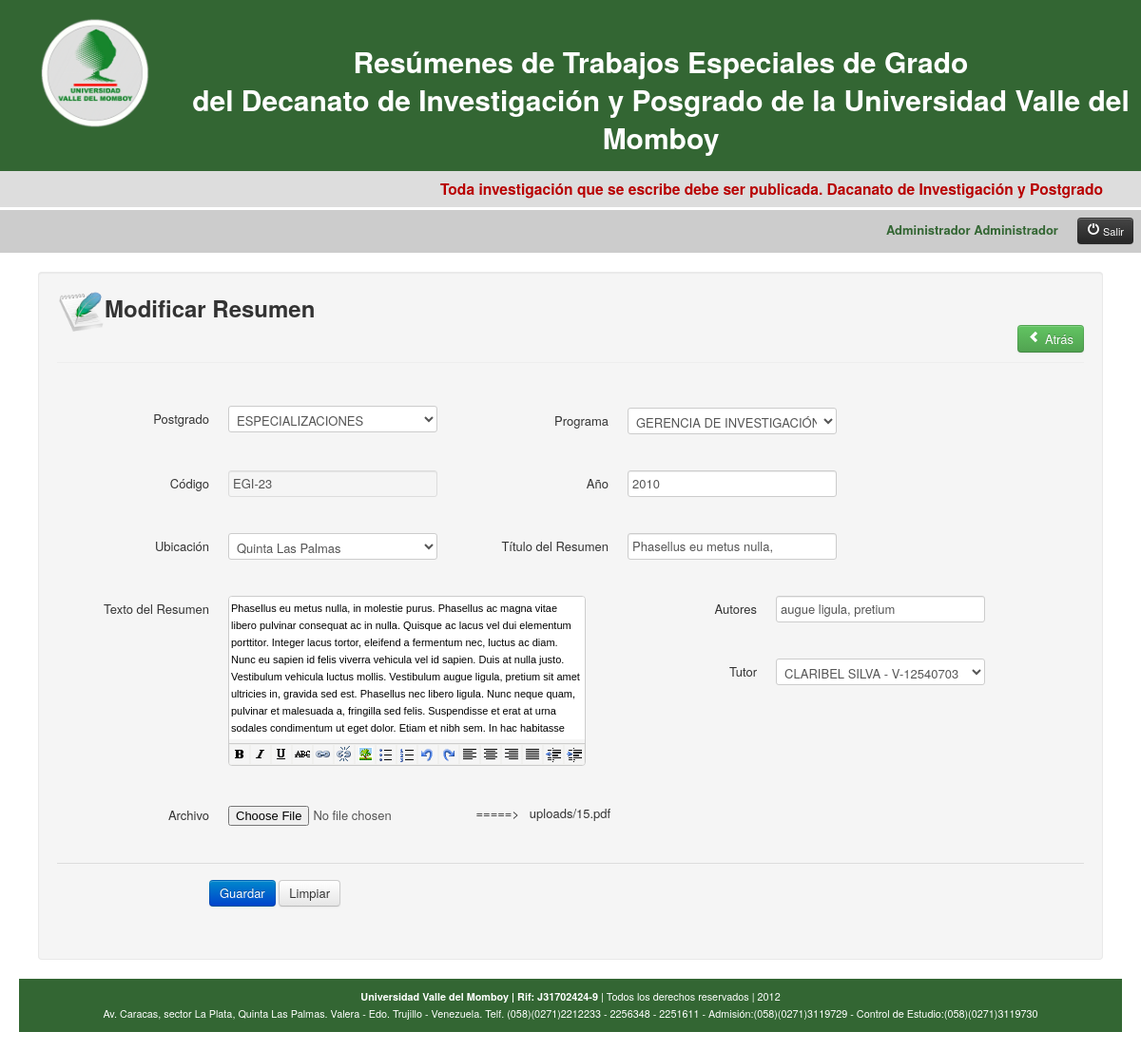
Page /resumen.php?p=mres&idResumen=24 (signed in) on the committed database.
### tables this page shows
CREATE TABLE IF NOT EXISTS `tblsubcategorias` (
  `idSubcategoria` int(11) NOT NULL AUTO_INCREMENT,
  `codigoSubcategoria` varchar(10) NOT NULL,
  `nombreSubcategoria` varchar(75) NOT NULL,
  `idCategoria` int(11) NOT NULL,
  `idArea` int(11) NOT NULL,
  PRIMARY KEY (`idSubcategoria`),
  KEY `idCategoria` (`idCategoria`),
  KEY `idArea` (`idArea`)
);

CREATE TABLE IF NOT EXISTS `tblcategoria` (
  `idCategoria` int(11) NOT NULL AUTO_INCREMENT,
  `codigoCategoria` varchar(10) NOT NULL,
  `nombreCategoria` varchar(75) NOT NULL,
  PRIMARY KEY (`idCategoria`)
);

CREATE TABLE IF NOT EXISTS `tblresumen` (
  `idResumen` int(11) NOT NULL AUTO_INCREMENT,
  `codigoResumen` varchar(10) NOT NULL,
  `anoResumen` varchar(12) NOT NULL,
  `idUbicacion` int(11) NOT NULL,
  `tituloResumen` varchar(255) NOT NULL,
  `textoResumen` text NOT NULL,
  `archivoResumen` varchar(100) NOT NULL,
  `autoresResumen` varchar(250) NOT NULL,
  `idCategoria` int(11) NOT NULL DEFAULT '1',
  `idSubcategoria` int(11) NOT NULL,
  `idTutor` int(11) NOT NULL,
  `fechaResumen` date NOT NULL,
  `idUsuario` int(11) NOT NULL,
  PRIMARY KEY (`idResumen`),
  KEY `idUbicacion` (`idUbicacion`,`idSubcategoria`,`idTutor`),
  KEY `idCategoria` (`idCategoria`),
  KEY `idUsuario` (`idUsuario`)
);

CREATE TABLE IF NOT EXISTS `tbltutores` (
  `idTutor` int(11) NOT NULL AUTO_INCREMENT,
  `cedulaTutor` varchar(12) NOT NULL,
  `nombreTutor` varchar(75) NOT NULL,
  `apellidoTutor` varchar(75) NOT NULL,
  `profesionTutor` varchar(75) NOT NULL,
  `postgradoTutor` varchar(100) DEFAULT NULL,
  `telfTutor` varchar(75) NOT NULL,
  `emailTutor` varchar(75) NOT NULL,
  `statusTutor` varchar(1) NOT NULL DEFAULT 'A',
  PRIMARY KEY (`idTutor`)
);

### mres.php (the view, shortened to what this page needs)
<?php require_once('Connections/bdresumen.php'); ?>
<?php
$editFormAction = $_SERVER['PHP_SELF'];
if (isset($_SERVER['QUERY_STRING'])) {
  $editFormAction .= "?" . htmlentities($_SERVER['QUERY_STRING']);
}
$query_resumenes = "SELECT * FROM tblresumen WHERE idResumen = '".$_GET['idResumen']."'";
$resumenes = mysql_query($query_resumenes, $bdresumen) or die(mysql_error());
$row_resumenes = mysql_fetch_assoc($resumenes);
$query_ubicaciones = "SELECT * FROM tblubicaciones";
$ubicaciones = mysql_query($query_ubicaciones, $bdresumen) or die(mysql_error());
$row_ubicaciones = mysql_fetch_assoc($ubicaciones);
$query_tutores = "SELECT * FROM tbltutores";
$tutores = mysql_query($query_tutores, $bdresumen) or die(mysql_error());
$row_tutores = mysql_fetch_assoc($tutores);
$query_subcategorias = "SELECT * FROM tblsubcategorias";
$subcategorias = mysql_query($query_subcategorias, $bdresumen) or die(mysql_error());
$row_subcategorias = mysql_fetch_assoc($subcategorias);
$query_categorias = "SELECT * FROM tblcategoria";
$categorias = mysql_query($query_categorias, $bdresumen) or die(mysql_error());
$row_categorias = mysql_fetch_assoc($categorias);
?>
<div style="margin:20px;">
<div class="container-fluid" style="margin:auto">
    <div class="row-fluid">
      <div class="span12">
        <div class="well">
        	<div class="row-fluid">
          		<img src="img/resumen.png" width="50" height="50"><h2>Modificar Resumen</h2>
           		<div class="atras"><button class="btn btn-success" onclick='window.location="resumen.php"'><i class="icon-chevron-left icon-white"></i>&nbsp;Atrás</button></div>
          	</div>
                <div class="row-fluid">
                    <form name="mres" id="mres" class="form-horizontal" action="<?php echo $editFormAction; ?>" method="POST" enctype="multipart/form-data">
                      <legend></legend>
                      <div class="control-group">
                  <label class="control-label" for="idCategoria">Postgrado</label>
                  <div class="controls">
                    <select id="idCategoria" name="idCategoria">
                      <?php
                      do {
                      ?>
                      <option value="<?php echo $row_categorias['idCategoria']?>"<?php if (!(strcmp($row_categorias['idCategoria'], $row_subcategorias['idCategoria']))) {echo "selected=\"selected\"";} ?>><?php echo $row_categorias['nombreCategoria']?></option>
                      <?php
                      } while ($row_categorias = mysql_fetch_assoc($categorias));
                      ?>
                    </select>
                  </div>
                </div>
                <div class="control-group">
                  <label class="control-label" for="idSubcategoria">Programa</label>
                  <div class="controls">
                  <select id="idSubcategoria" name="idSubcategoria">
                      <?php
                      do {
                      ?>
                      <option value="<?php echo $row_subcategorias['idSubcategoria']?>"<?php if (!(strcmp($row_subcategorias['idSubcategoria'], $row_resumenes['idSubcategoria']))) {echo "selected=\"selected\"";} ?>><?php echo $row_subcategorias['nombreSubcategoria']?></option>
                      <?php
                      } while ($row_subcategorias = mysql_fetch_assoc($subcategorias));
                      ?>
                    </select>
                  </div>
                </div>
                <div class="control-group">
                  <label class="control-label" for="codigoResumen">Código</label>
                  <div class="controls">
                    <input type="text" class="input" name="codigoResumen" id="codigoResumen" placeholder="Código del Resumen" value="<?php echo $row_resumenes['codigoResumen']; ?>" readonly>
                  </div>
                </div>
                <div class="control-group">
                  <label class="control-label" for="anoResumen">Año</label>
                  <div class="controls">
                    <input type="text" class="input" name="anoResumen" id="anoResumen" placeholder="Año del Resumen" value="<?php echo $row_resumenes['anoResumen']; ?>">
                  </div>
                </div>
                <div class="control-group">
                  <label class="control-label" for="idUbicacion">Ubicación</label>
                  <div class="controls">
                    <select id="idUbicacion" name="idUbicacion">
                      <?php
                      do {
                      ?>
                      <option value="<?php echo $row_ubicaciones['idUbicacion']?>"><?php echo $row_ubicaciones['nombreUbicacion']?></option>
                      <?php
                      } while ($row_ubicaciones = mysql_fetch_assoc($ubicaciones));
                      ?>
                    </select>
                  </div>
                </div>
                <div class="control-group">
                  <label class="control-label" for="tituloResumen">Título del Resumen</label>
                  <div class="controls">
                    <input type="text" class="input" name="tituloResumen" id="tituloResumen" placeholder="Título del Resumen" value="<?php echo $row_resumenes['tituloResumen']; ?>">
                  </div>
                </div>
                <div class="control-group">
                  <label class="control-label" for="textoResumen">Texto del Resumen</label>
                  <div class="controls">
                    <div>
                    </div>
                  </div>
                </div>
                <div class="control-group">
                  <label class="control-label" for="autoresResumen">Autores</label>
                  <div class="controls">
                    <input type="text" class="input" name="autoresResumen" id="autoresResumen" placeholder="Autores" value="<?php echo $row_resumenes['autoresResumen']; ?>">
                  </div>
                </div>
                <div class="control-group">
                  <label class="control-label" for="idTutor">Tutor</label>
                  <div class="controls">
                    <select id="idTutor" name="idTutor">
                      <?php
                      do {
                      ?>
                      <option value="<?php echo $row_tutores['idTutor']?>"<?php if (!(strcmp($row_tutores['idTutor'], $row_resumenes['idTutor']))) {echo "selected=\"selected\"";} ?>><?php echo $row_tutores['nombreTutor']?> <?php echo $row_tutores['apellidoTutor']?> - <?php echo $row_tutores['cedulaTutor']?></option>
                      <?php
                      } while ($row_tutores = mysql_fetch_assoc($tutores));
                      ?>
                    </select>
                  </div>
                </div>
                <div class="control-group">
                  <label class="control-label" for="archivoResumen">Archivo</label>
                  <div class="controls">
                    <input type="file" name="archivoResumen" id="archivoResumen" >
                    &nbsp;&nbsp;&nbsp;=====>&nbsp;&nbsp;&nbsp;uploads/<?php echo $row_resumenes['archivoResumen']; ?>
                  </div>
                </div>
                      <div class="form-actions">
                        <button type="submit" class="btn btn-primary">Guardar</button>
                        <button class="btn" type="reset">Limpiar</button>
                      </div>
                  </form>
              </div>
          </div>
        </div>
      </div>
</div>

### css/main.css (style rules this page uses)
form { margin-top:10px; }
body { padding-top: 0px; padding-bottom: 0px; }
.well img { float: left; }
.atras { float:right; }

### mres.php (style rules this page uses)
.control-group { float:left; margin:20px; }

### rows in the picture
tblsubcategorias: idCategoria "ESPECIALIZACIONES"
tblresumen: idSubcategoria "GERENCIA DE INVESTIGACIÓN", codigoResumen "EGI-23", anoResumen "2010", tituloResumen "Phasellus eu metus nulla,", autoresResumen "augue ligula, pretium", idTutor "CLARIBEL SILVA - V-12540703", archivoResumen "15.pdf"

### other values in the picture
$_SESSION['nombreUsuario'] "Administrador"
$_SESSION['apellidoUsuario'] "Administrador"
form field idUbicacion "Quinta Las Palmas"
